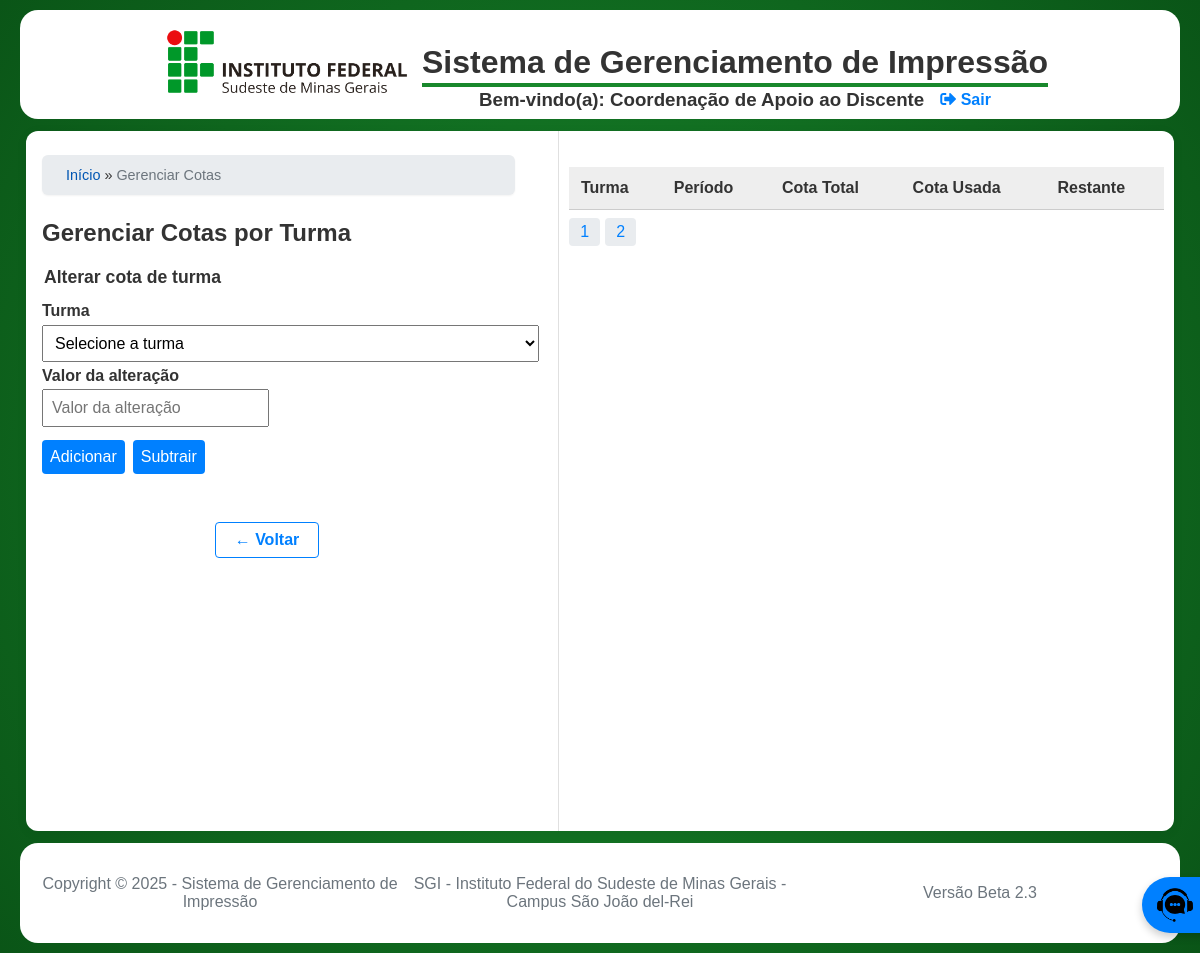
/pages/admin_cad/gerenciar_cotas.php?pagina=3 (signed in), run on an earlier commit of the app's database.
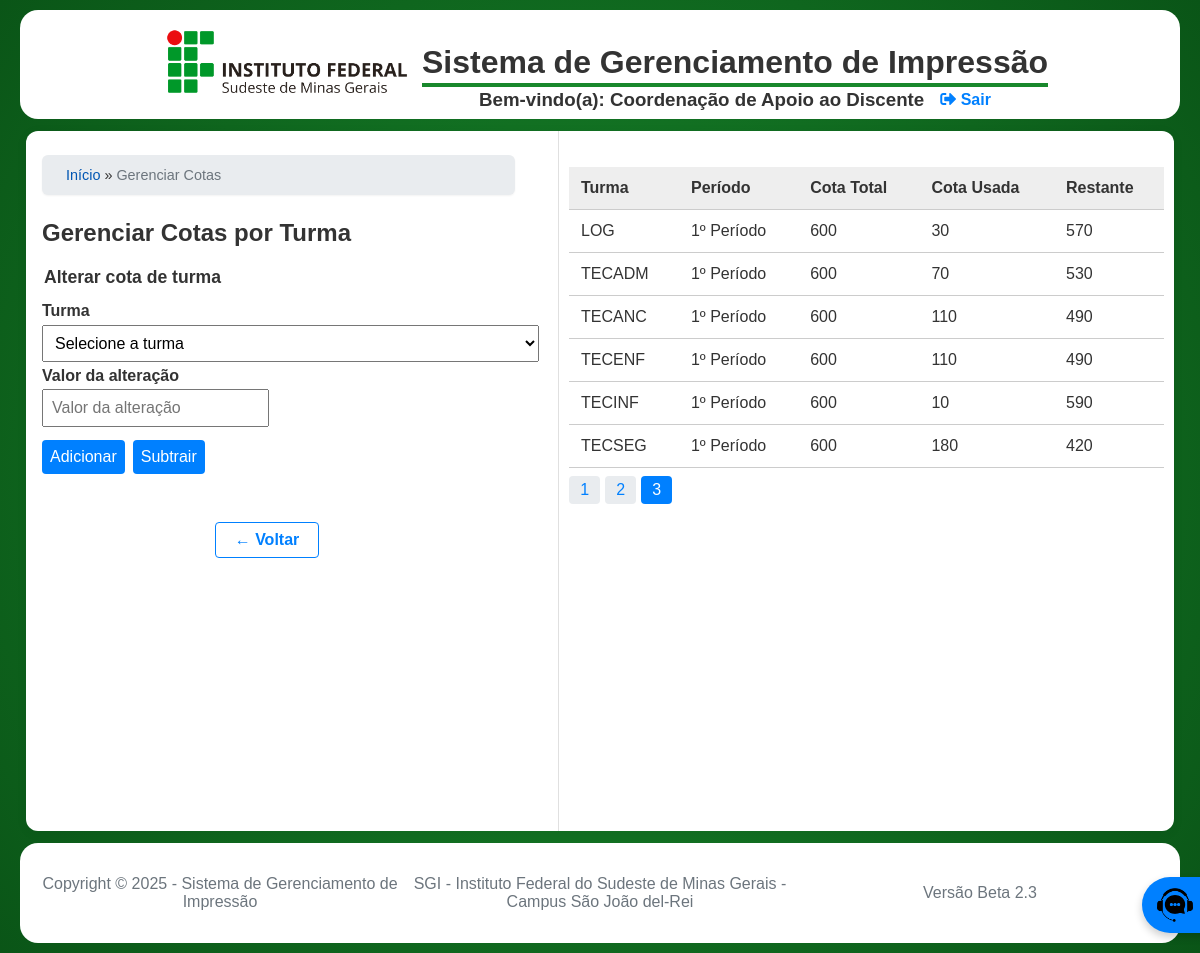
And on a later commit of the database.
### tables this page shows
CREATE TABLE `CotaAluno` (
  `id` int(11) NOT NULL AUTO_INCREMENT,
  `turma_id` int(11) NOT NULL,
  `cota_total` int(11) NOT NULL DEFAULT 0,
  `cota_usada` int(11) NOT NULL DEFAULT 0,
  PRIMARY KEY (`id`),
  KEY `turma_id` (`turma_id`),
  CONSTRAINT `CotaAluno_ibfk_1` FOREIGN KEY (`turma_id`) REFERENCES `Turma` (`id`) ON DELETE CASCADE
);

CREATE TABLE `Curso` (
  `id` int(11) NOT NULL AUTO_INCREMENT,
  `sigla` varchar(20) NOT NULL,
  `nome_completo` varchar(100) NOT NULL,
  PRIMARY KEY (`id`),
  UNIQUE KEY `sigla` (`sigla`)
);

CREATE TABLE `Turma` (
  `id` int(11) NOT NULL AUTO_INCREMENT,
  `curso_id` int(11) NOT NULL,
  `periodo` varchar(20) NOT NULL,
  PRIMARY KEY (`id`),
  UNIQUE KEY `curso_id` (`curso_id`,`periodo`),
  CONSTRAINT `Turma_ibfk_1` FOREIGN KEY (`curso_id`) REFERENCES `Curso` (`id`) ON DELETE CASCADE
);

### pages/admin_cad/gerenciar_cotas.php (the view, shortened to what the changed rows need)
<?php
require_once '../../includes/config.php';
$pagina = isset($_GET['pagina']) && is_numeric($_GET['pagina']) ? (int)$_GET['pagina'] : 1;
$limite = 10;
$offset = ($pagina - 1) * $limite;
$sql_count = "SELECT COUNT(*) AS total FROM CotaAluno";
$total_resultados = $conn->query($sql_count)->fetch()->total ?? 0;
$total_paginas = ceil($total_resultados / $limite);
$stmt = $conn->prepare("SELECT ca.*, c.sigla, c.nome_completo, t.periodo
                      FROM CotaAluno ca
                      JOIN Turma t ON ca.turma_id = t.id
                      JOIN Curso c ON t.curso_id = c.id
                      ORDER BY t.periodo DESC, c.sigla ASC
                      LIMIT :limite OFFSET :offset");
$stmt->bindValue(':limite', $limite, PDO::PARAM_INT);
$stmt->bindValue(':offset', $offset, PDO::PARAM_INT);
$stmt->execute();
$cotas = $stmt->fetchAll();
include_once '../../includes/header.php';
?>
<link rel="stylesheet" href="./css/gerenciar_cotas.css?v=<?= ASSET_VERSION ?>">
<div class="dashboard-layout">
  <aside class="dashboard-aside-cotas">
    <div class="container-principal">
        <?php
        if (isset($_SESSION['usuario'])) {
            gerar_migalhas();
        }
        ?>
    <h1>Gerenciar Cotas por Turma</h1>
    <section aria-label="Formulário de cotas">
      <form method="POST" class="form-cotas">
      </form>
    </section>
    <nav class="btn-container" aria-label="Ações">
      <a class="btn-back" href="dashboard_cad.php">&larr; Voltar</a>
    </nav>
  </aside>
  <main class="dashboard-main">
    <div class="responsive-table">
      <table>
        <thead>
          <tr>
            <th>Turma</th>
            <th>Período</th>
            <th>Cota Total</th>
            <th>Cota Usada</th>
            <th>Restante</th>
          </tr>
        </thead>
        <tbody>
          <?php foreach ($cotas as $cota): ?>
          <tr>
            <td data-label="Turma"><?= htmlspecialchars($cota->sigla) ?></td>
            <td data-label="Período"><?= htmlspecialchars($cota->periodo) ?></td>
            <td data-label="Cota Total"><?= $cota->cota_total ?></td>
            <td data-label="Usada"><?= $cota->cota_usada ?></td>
            <td data-label="Restante"><?= $cota->cota_total - $cota->cota_usada ?></td>
          </tr>
          <?php endforeach; ?>
        </tbody>
      </table>
      <?php if ($total_paginas > 1): ?>
                <nav class="paginacao">
                    <?php for ($i = 1; $i <= $total_paginas; $i++): ?>
                        <a class="<?= $i === $pagina ? 'pagina-ativa' : '' ?>"
                            href="?<?= http_build_query(array_merge($_GET, ['pagina' => $i])) ?>">
                            <?= $i ?>
                        </a>
                    <?php endfor; ?>
                </nav>
      <?php endif; ?>
    </div>
  </main>
</div>
<?php include_once '../../includes/footer.php'; ?>

### includes/config.php (shortened to what the changed rows need)
<?php
function gerar_migalhas() {
    $migalhas = '<a href="' . BASE_URL . '/index.php">Início</a>';
    $caminho = parse_url($_SERVER['REQUEST_URI'], PHP_URL_PATH);
    $caminho_base = parse_url(BASE_URL, PHP_URL_PATH);
    if (strpos($caminho, $caminho_base) === 0) {
        $caminho = substr($caminho, strlen($caminho_base));
    }
    $partes = explode('/', trim($caminho, '/'));
    $partes_ignoradas = ['pages', 'admin', 'admin_cad', 'admin_coen', 'aluno', 'servidor', 'reprografo'];
    $url_parcial = BASE_URL;
    foreach ($partes as $parte) {
        if (empty($parte) || in_array($parte, $partes_ignoradas)) {
            $url_parcial .= '/' . $parte;
            continue;
        }
        $url_parcial .= '/' . $parte;
        $nome_exibicao = str_replace(['_', '.php'], [' ', ''], $parte);
        $nome_exibicao = ucwords($nome_exibicao);
        $mapa_nomes = [
            'Dashboard Cad' => 'Painel CAD',
            'Dashboard Coen' => 'Painel COEN',
            'Configurar Semestre' => 'Configurações de Semestre',
            'Gerenciar Turmas' => 'Gerenciar Turmas',
            'Form Aluno' => 'Formulário de Aluno',
            'Form Servidor' => 'Formulário de Servidor',
            'Historico Solicitacoes' => 'Histórico de Solicitações',
            'Relatorio Reprografia' => 'Relatório Reprografia',
            'Dashboard Reprografia' => 'Painel da Reprografia',
        ];
        $nome_exibicao = $mapa_nomes[$nome_exibicao] ?? $nome_exibicao;
        if ($parte === end($partes)) {
            $migalhas .= ' &raquo; <span>' . htmlspecialchars($nome_exibicao) . '</span>';
        } else {
            $migalhas .= ' &raquo; <a href="' . $url_parcial . '">' . htmlspecialchars($nome_exibicao) . '</a>';
        }
    }
    echo '<nav class="trilha-migalhas">' . $migalhas . '</nav>';
}

What changed in the data, as far as the page shows it:
now on this page (row edited): cotaaluno: curso.sigla "LOG", turma.periodo "1º Período", cota_total "600", cota_usada "30", $cota->cota_total - $cota->cota_usada "570"
added cotaaluno: curso.sigla "TECADM", turma.periodo "1º Período", cota_total "600", cota_usada "70", $cota->cota_total - $cota->cota_usada "530"
added cotaaluno: curso.sigla "TECANC", turma.periodo "1º Período", cota_total "600", cota_usada "110", $cota->cota_total - $cota->cota_usada "490"
now on this page (row edited): cotaaluno: curso.sigla "TECENF", turma.periodo "1º Período", cota_total "600", cota_usada "110", $cota->cota_total - $cota->cota_usada "490"
now on this page (row edited): cotaaluno: curso.sigla "TECINF", turma.periodo "1º Período", cota_total "600", cota_usada "10", $cota->cota_total - $cota->cota_usada "590"
now on this page (row edited): cotaaluno: curso.sigla "TECSEG", turma.periodo "1º Período", cota_total "600", cota_usada "180", $cota->cota_total - $cota->cota_usada "420"
Also different on the page:
new list line: "3"
